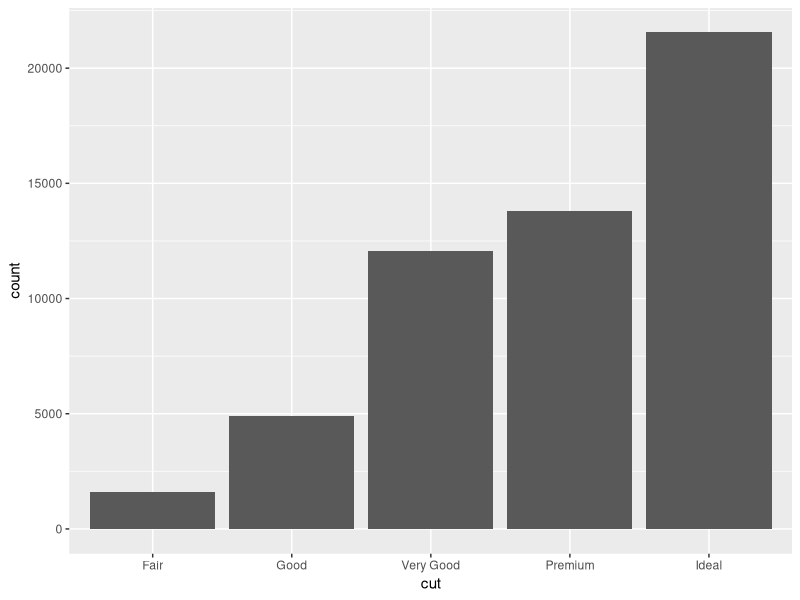
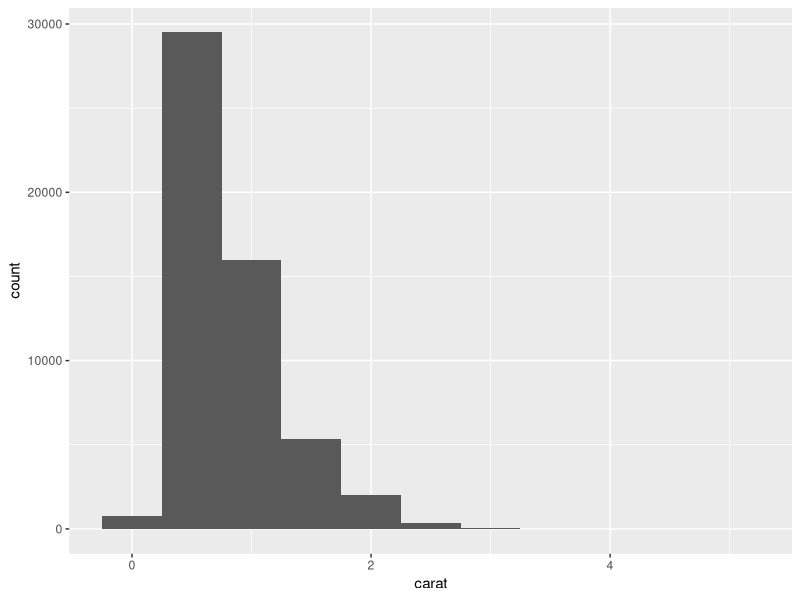
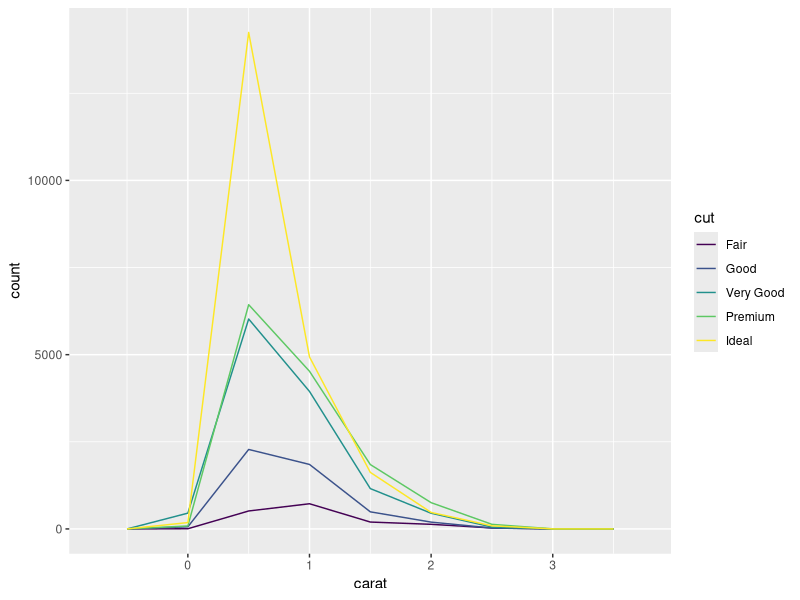
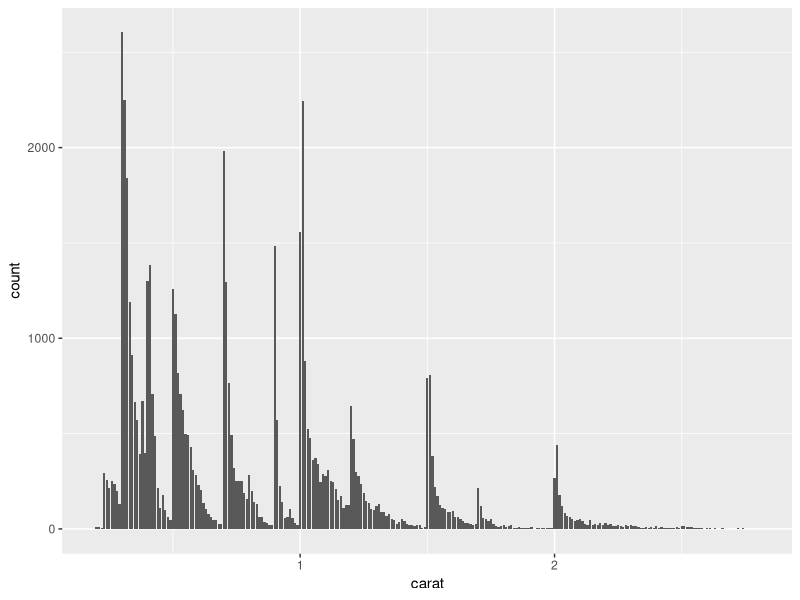

Source code (R) for these figures, in order:
## ---- chunk 1
library(tidyverse)
## ---- chunk 2
#distribuição de variável em gráfico de barras
ggplot(data=diamonds) +
  geom_bar(mapping = aes(x=cut))

#contagem de valores de variável
count(diamonds, cut)

#variável contínua
ggplot(data=diamonds) +
  geom_histogram(mapping=aes(x=carat), binwidth = 0.5)

#distribuição em gráfico de linha
small = diamonds %>% 
  filter(carat<3)

ggplot(data=small, mapping=aes(x=carat, colour=cut)) +
         geom_freqpoly(binwidth=0.5)

ggplot(data=small, mapping=aes(x=carat)) +
  geom_bar()
